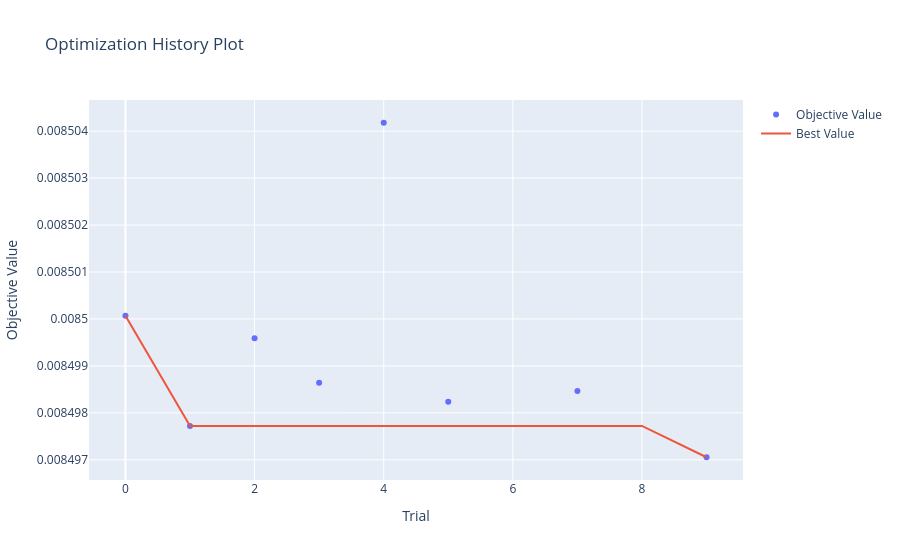
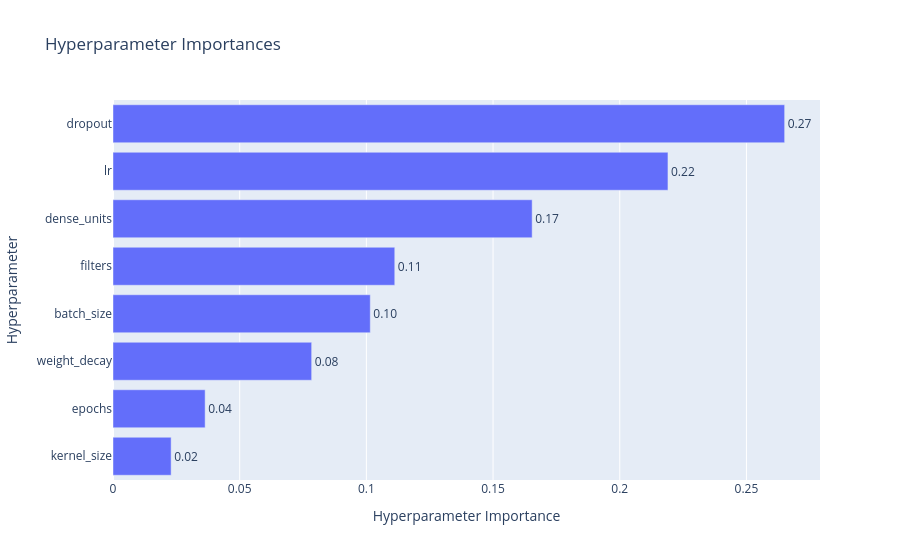

Notebook cell for these charts, in order:
### Code cell
study = results[0]["study"]

vis.plot_optimization_history(study).show()
vis.plot_param_importances(study).show()

### Figure 1 — Plotly figure (JSON) as saved in the notebook; plotly's stock layout.template omitted (floating-point values rounded to 4 significant figures)
{"data": [{"mode": "markers", "name": "Objective Value", "x": [0, 1, 2, 3, 4, 5, 7, 9], "y": [0.0085, 0.008498, 0.0085, 0.008499, 0.008504, 0.008498, 0.008498, 0.008497], "type": "scatter"}, {"mode": "lines", "name": "Best Value", "x": [0, 1, 2, 3, 4, 5, 6, 7, 8, 9], "y": [0.0085, 0.008498, 0.008498, 0.008498, 0.008498, 0.008498, 0.008498, 0.008498, 0.008498, 0.008497], "type": "scatter"}, {"marker": {"color": "#cccccc"}, "mode": "markers", "name": "Infeasible Trial", "showlegend": false, "x": [], "y": [], "type": "scatter"}], "layout": {"title": {"text": "Optimization History Plot"}, "xaxis": {"title": {"text": "Trial"}}, "yaxis": {"title": {"text": "Objective Value"}}}}

### Figure 2 — Plotly figure (JSON) as saved in the notebook; plotly's stock layout.template omitted (floating-point values rounded to 4 significant figures)
{"data": [{"cliponaxis": false, "hovertemplate": ["kernel_size (IntDistribution): 0.022942143117544295<extra></extra>", "epochs (IntDistribution): 0.03636646600543973<extra></extra>", "weight_decay (FloatDistribution): 0.07840649006344669<extra></extra>", "batch_size (CategoricalDistribution): 0.10154037886397549<extra></extra>", "filters (IntDistribution): 0.11120552062542076<extra></extra>", "dense_units (IntDistribution): 0.16542956994729846<extra></extra>", "lr (FloatDistribution): 0.21902704876797446<extra></extra>", "dropout (FloatDistribution): 0.2650823826088999<extra></extra>"], "name": "Objective Value", "orientation": "h", "text": ["0.02", "0.04", "0.08", "0.10", "0.11", "0.17", "0.22", "0.27"], "textposition": "outside", "x": [0.02294, 0.03637, 0.07841, 0.1015, 0.1112, 0.1654, 0.219, 0.2651], "y": ["kernel_size", "epochs", "weight_decay", "batch_size", "filters", "dense_units", "lr", "dropout"], "type": "bar"}], "layout": {"title": {"text": "Hyperparameter Importances"}, "xaxis": {"title": {"text": "Hyperparameter Importance"}}, "yaxis": {"title": {"text": "Hyperparameter"}}}}
